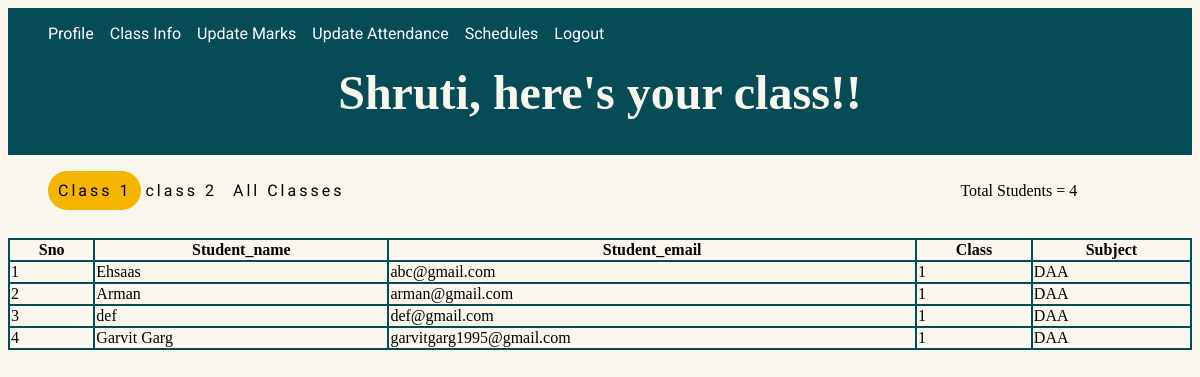
/teachers/class_1.php?email=teacher1@gmail.com&name=Shruti&class=1 (signed in), run on the app's committed database.
### tables this page shows
CREATE TABLE `students` (
  `username` varchar(20) NOT NULL,
  `email` varchar(40) NOT NULL,
  `password` varchar(20) NOT NULL,
  `class` int(11) NOT NULL
);

CREATE TABLE `tagging` (
  `t_email` varchar(30) NOT NULL,
  `subject` varchar(20) NOT NULL,
  `class_allot` int(11) NOT NULL,
  `total_lectures` int(3) NOT NULL
);

### teachers/class_1.php (the view, shortened to what this page needs)
<?php
require_once('db.php');
$name = $_GET['name'];
$email =  $_GET['email'];
$class = $_GET['class'];
$query = "SELECT COUNT(username) from students GROUP BY (class) HAVING class=".$class;
$result = mysqli_query($con,$query);
if(!$result){
	echo mysqli_error($result);
}else {
	$row = mysqli_fetch_assoc($result);
	$number_of_students = $row['COUNT(username)'];
}
$query = "SELECT s.username, s.email, s.Class, tg.subject from teachers t INNER JOIN tagging tg ON tg.t_email = t.email INNER JOIN students s ON tg.class_allot = s.class WHERE t.email = '$email' AND tg.class_allot = '$class';";
$result = mysqli_query($con,$query);
?>
<!DOCTYPE html>
<html>
<head>
	<link rel="stylesheet" href="class_info.css?v=<?php echo time(); ?>">
</head>
<body>
	<div id="body-header">
	<header style="margin-top: 0px; margin-bottom: 0px; width: auto;">
		<nav style="display: inline-block;">
			<ul>
			<li><a href=<?php echo "profile.php?email=" .$_GET['email']."&name=".$_GET['name'] ?>>Profile</a></li>
				<li><a href=<?php echo "class_info.php?email=" .$_GET['email']."&name=".$_GET['name'] ?>>Class Info</a></li>
				<li><a href=<?php echo "update/update_class_1.php?email=" .$_GET['email']."&name=".$_GET['name']."&class=1" ?>>Update Marks</a></li>
				<li><a href=<?php echo "update_attendance/attendance_class_1.php?email=" .$_GET['email']."&name=".$_GET['name']."&class=1" ?>>Update Attendance</a></li>
				<li><a href=<?php echo "schedules.php?email=" .$_GET['email']."&name=".$_GET['name']."&class=1" ?>>Schedules</a></li>
				<li><a href="logout.php">Logout</a></li>
			</ul>
		</nav>
	</header>
	<main>
	<?php
	echo"<h1 class='animated-text'>".$name.", here's your class!!</h1>"
	?>
</main>
</div>
<div class="sems">
	<div style="display: inline-block;">
			<ul>
				<li style="background-color:#F4B400;  border-radius: 25px; padding: 10px; width: auto; height: auto; text-align: center;" ><a href=<?php echo "class_1.php?email=" .$_GET['email']."&name=".$_GET['name']."&class=1" ?>>Class 1</a></li>
				<li><a href=<?php echo "class_2.php?email=" .$_GET['email']."&name=".$_GET['name']."&class=2" ?>>class 2</a></li>
				<li><a href=<?php echo "class_info.php?email=" .$_GET['email']."&name=".$_GET['name']."&class=1" ?>>All Classes</a></li>
			</ul>
		</div>
		<p style = "display: inline-block; margin-left: 50vw;"> Total Students =
		<?php
   echo $number_of_students;
		?>
</p>
</div>
<div class="marks">
<table style="width: 100%;">
	  <tr>
        <th>Sno</th>
    <th>Student_name</th>
    <th>Student_email</th>
    <th>Class</th>
	<th>Subject</th>
  </tr>
 	<tr>
		<?php
		$count = 1;
		while($row = mysqli_fetch_assoc($result)){
			?>
            <td><?php echo $count;
            $count = $count + 1;
            ?></td>
			<td>  <?php echo $row['username'];  ?>  </td>
			<td>  <?php echo $row['email'];  ?>  </td>
			<td>  <?php echo $row['Class'];  ?>  </td>
			<td>  <?php echo $row['subject'];  ?>  </td>
			</tr>
			<?php
		}
		?>
</table>
</div>
</body>
</html>

### teachers/class_info.css (style rules this page uses)
#body-header { background-image: url("../images/theme.png"); height: auto; width: auto; background-position: cover; background-attachment: fixed; }
li { text-decoration: none; display: inline-block; padding-right: 1vw; font-family: 'roboto'; color: whitesmoke; font-size: 2vh; }
a:link { color: white; background-color: transparent; text-decoration: none; }
header { display: flex; flex-direction: row; flex-wrap: wrap; align-items: center; }
main { text-align: center; font-size: 2vw; height: auto; color: #F9F6EE; padding-bottom: 0.2vw; }
main h1 { margin-top: 0.5vw; }
.sems ul li a { font-size: 2vh; letter-spacing: 0.25vw; color: black; }
table, th, td { border: 2px solid black; border-collapse: collapse; }
th, td { border-color: #064c56; }
body { background-color: #F9F6EE; display: flex; flex-direction: column; flex-wrap: wrap; }
table { margin-top: 1vw; }

### data on the page
students: username "Ehsaas", email "abc@gmail.com", class "1", tagging.subject "DAA"
students: username "Arman", email "arman@gmail.com", class "1", tagging.subject "DAA"
students: username "def", email "def@gmail.com", class "1", tagging.subject "DAA"
students: username "Garvit Garg", email "garvitgarg1995@gmail.com", class "1", tagging.subject "DAA"

### other printed values
$name "Shruti"
$number_of_students "4"
